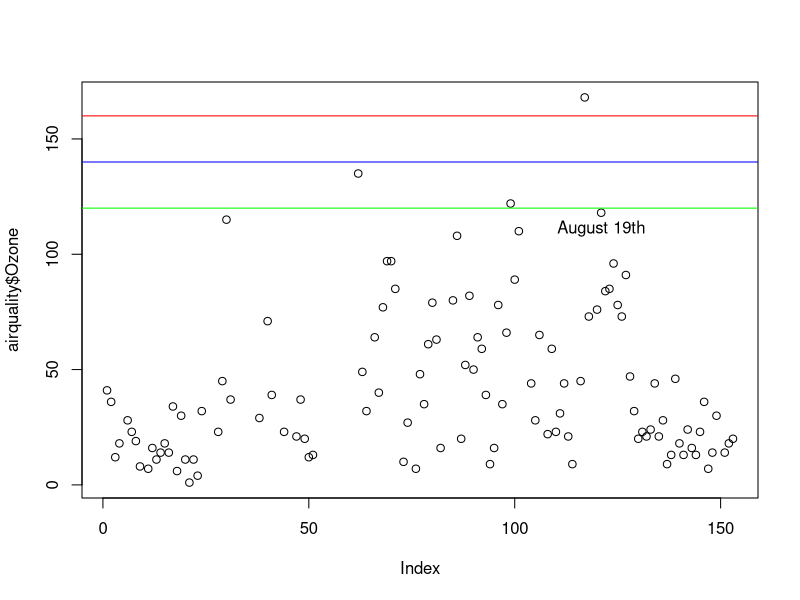
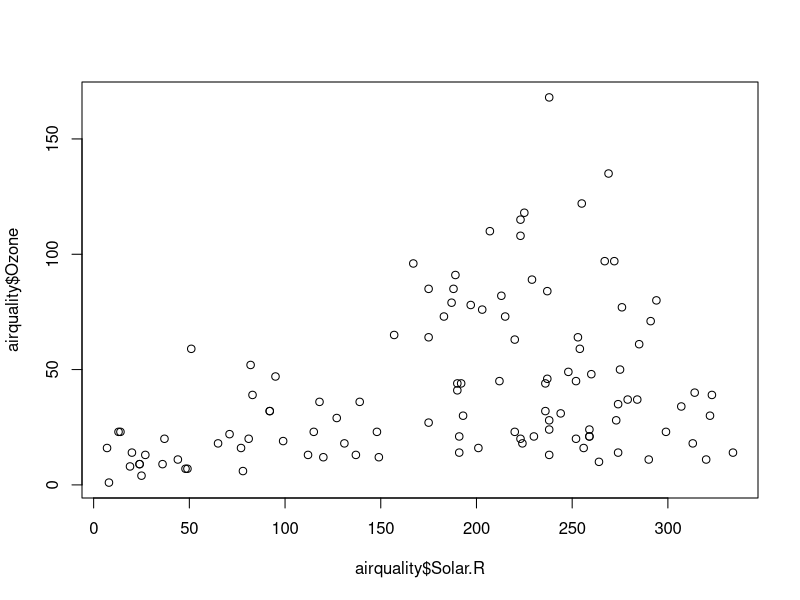
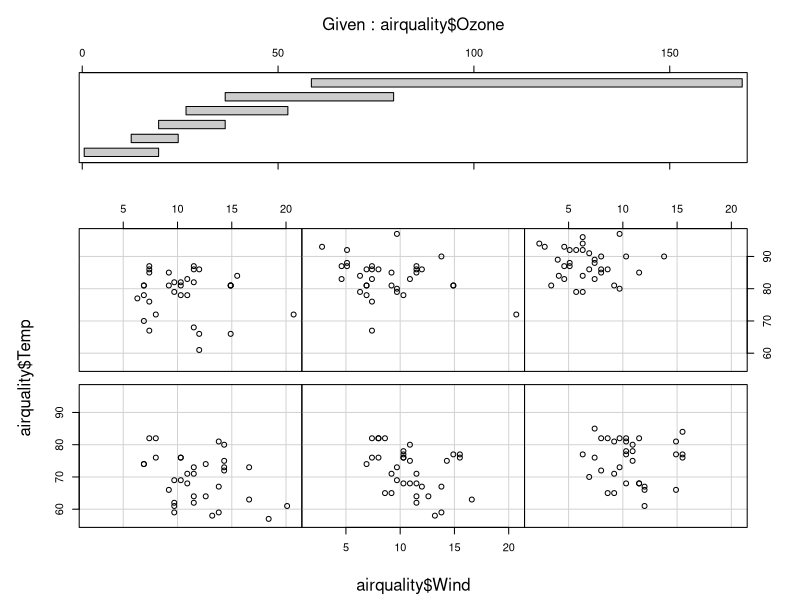

These figures' R source, in order:
# New York Air Quality

library(MASS)

# Question 1

jpeg('rplot.jpg')
plot(airquality$Ozone)
abline(h=120, col="green")
abline(h=140, col="blue")
abline(h=160, col="red")

text(121, 111, "August 19th")

# Question 2

plot(airquality$Solar.R, airquality$Ozone)

# Question 3

coplot(airquality$Temp ~ airquality$Wind | airquality$Ozone, data = airquality)
airqualityb <- airquality[!is.na(airquality$Ozone),]







